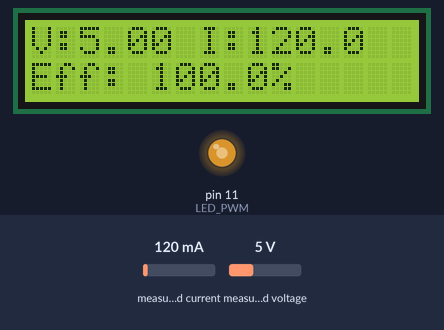
Recording of a sketch running on a simulated Arduino Uno, built with avr-gcc and run on an emulated ATmega328P. Parts: 16×2 character LCD, output pins drawn as LEDs (lit = HIGH). Dashed ring = blinking. The inputs (shaded band) are chosen by the test bench; at power-on: measured current 120 mA, measured voltage 5 V. What the sketch prints to the serial monitor is not drawn.

Above: at 1.2 s.
1.3 s: measured current set to 40 mA
At 1.7 s:
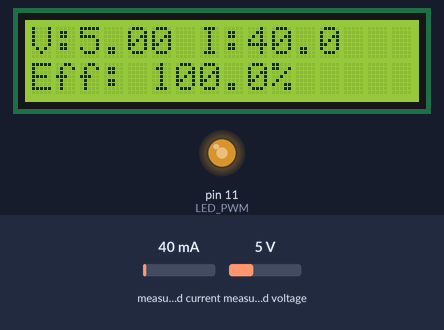
4.3 s: measured voltage set to 11.2 V
At 5.19 s:
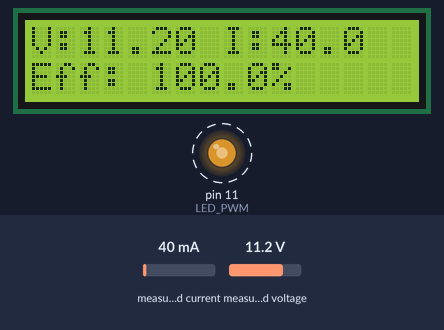
7.3 s: measured current set to 500 mA
At 8.5 s:
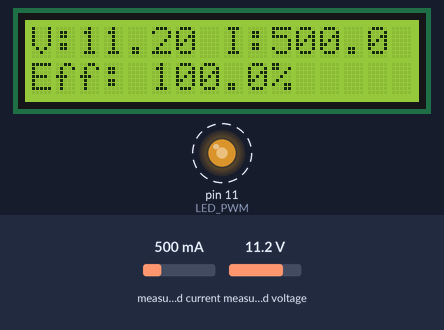
9.3 s: measured voltage set to 0.3 V
At 10.5 s:
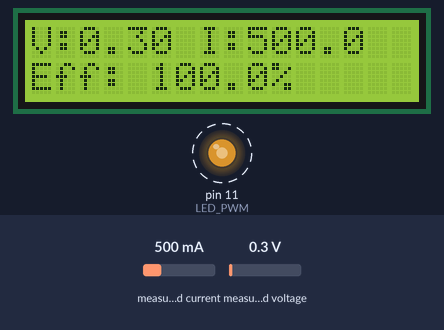
Timing chart, 0 to 12.3 s (numbered marks = the images above; inputs shaded):
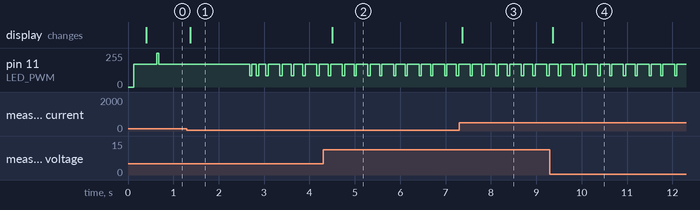

The sketch:

INA219_PI_PWM.ino
```cpp
//PI and INA219 Voltage Control with Controlled set Voltage point.

#include <Wire.h>
#include <Adafruit_INA219.h>
#include <LiquidCrystal_I2C.h>

// Initialize INA219 Current Sensor
Adafruit_INA219 ina219;

// Initialize LCD (Change address if needed)
LiquidCrystal_I2C lcd(0x27, 16, 2);

// Pin Definitions
const int LED_PWM = 11;  // PWM output to control voltage

// Control Variables
const float DesiredVoltage = 2.0; // Target voltage
float MeasuredVoltage = 0.0;
int DutyCycle = 0;

// PI Control Parameters
float kp = 0.8;
float ki = 0.2;
float ErrorSum = 0;
const float maxIntegral = 50.0;

// Low-pass filter factor
float alpha = 0.1;

// Time Tracking
unsigned long timePassed = 0;

// PI Controller Function
int PI_Controller(float desired, float measured) {
    float error = desired - measured;
    ErrorSum += error;
    ErrorSum = constrain(ErrorSum, -maxIntegral, maxIntegral);
    float controlSignal = (kp * error) + (ki * ErrorSum);
    int pwmOutput = constrain(map(controlSignal, 0, 3.3, 0, 255), 0, 255);
    return pwmOutput;
}

void setup() {
    Serial.begin(115200);
    Wire.begin();

    // Initialize INA219
    if (!ina219.begin()) {
        Serial.println("Failed to find INA219 chip");
        while (1) { delay(10); }
    }

    // Initialize LCD
    lcd.init();
    lcd.backlight();
    pinMode(LED_PWM, OUTPUT);
    timePassed = millis();
    Serial.println("System Initialized...");
}

void loop() {
    if (millis() - timePassed > 50) {
        timePassed = millis();

        // Read INA219 Sensor Data
        float busvoltage = ina219.getBusVoltage_V();
        float current_mA = ina219.getCurrent_mA();
        float power_mW = ina219.getPower_mW();
        float efficiency = (power_mW > 0) ? ((busvoltage * current_mA) / power_mW) * 100 : 0;

        // Simulated measured voltage with smoothing
        float rawVoltage = (DutyCycle / 255.0) * 3.3;
        MeasuredVoltage = (alpha * rawVoltage) + ((1 - alpha) * MeasuredVoltage);

        // Compute new PWM value
        DutyCycle = PI_Controller(DesiredVoltage, MeasuredVoltage);
        analogWrite(LED_PWM, DutyCycle);

        // Print to Serial Monitor
        Serial.print("V: "); Serial.print(busvoltage); Serial.print(" V, ");
        Serial.print("I: "); Serial.print(current_mA); Serial.print(" mA, ");
        Serial.print("P: "); Serial.print(power_mW); Serial.print(" mW, ");
        Serial.print("Eff: "); Serial.print(efficiency); Serial.print(" %, ");
        Serial.print("Measured: "); Serial.print(MeasuredVoltage); Serial.print(" V, ");
        Serial.print("Duty: "); Serial.println(DutyCycle);

        // Display on LCD
        lcd.clear();
        lcd.setCursor(0, 0);
        lcd.print("V:"); lcd.print(busvoltage, 2);
        lcd.print(" I:"); lcd.print(current_mA, 1);

        lcd.setCursor(0, 1);
        lcd.print("Eff: "); lcd.print(efficiency, 1);
        lcd.print("%");
    }
}
```

Measured:
- after the input at 1.3 s, the display: changes after 0.08 s (image 1)
- after the input at 4.3 s, the display: changes after 0.20 s (image 2)
- after the input at 7.3 s, the display: changes after 0.07 s (image 3)
- after the input at 9.3 s, the display: changes after 0.07 s (image 4)
- by itself, pin 11 (LED_PWM): alternates 170/255 for 0.26 s and 85/255 for 0.05 s
